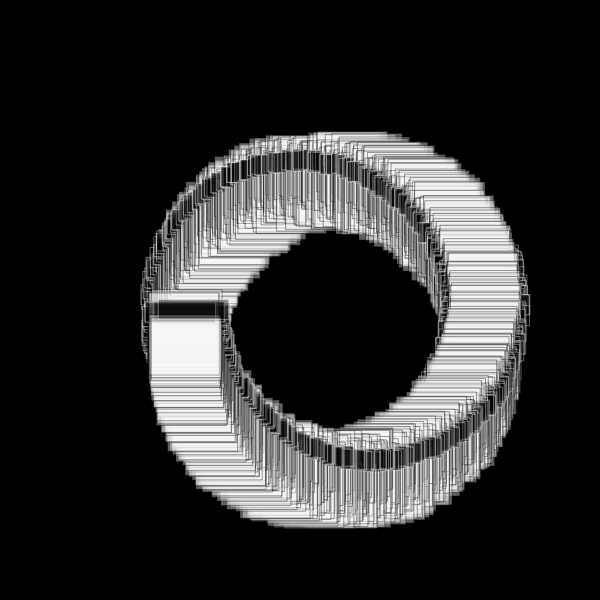
Frame 1 (no input)
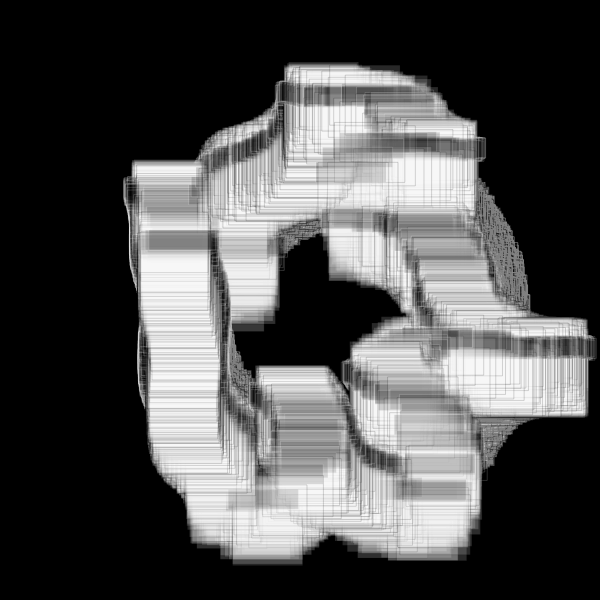
Frame 60 (no input)
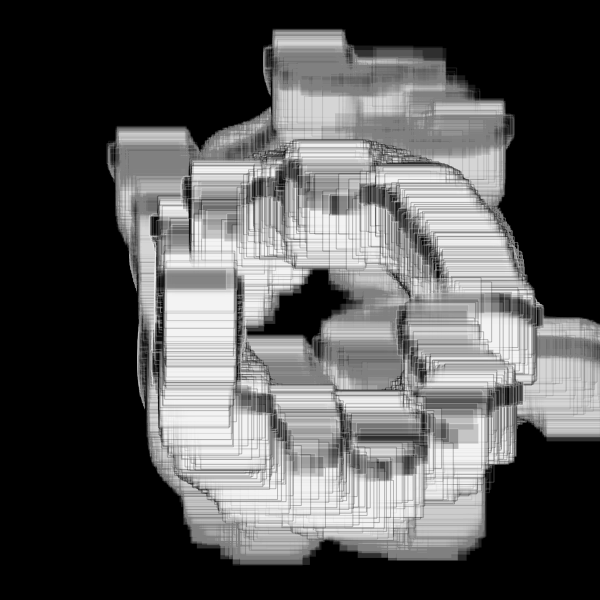
Frame 120 (the mouse pressed at the canvas centre since frame 60)

The p5.js sketch that drew these frames (run headless with seeded random() and noise() and a simulated clock; from frame 60 on, the mouse is pressed at the canvas centre):

// p5.js sketch
// ── sketch.js
/* Forked from  Roni Kaufman
 inspired by https://twitter.com/dmitricherniak/status/1214888292421951488?s=09
Fork and modifications by Nina Lutz
*/

let particles = [];
let circles = [];
let squiggliness = 1/500;
let interval;
let margin = 20;
let theEnd = false;
let r = 150;
let noiseFactor = 10;
let baseHue;

function setup() {

  var canvas;
  if(windowWidth>=600 && windowHeight >=600){
    canvas = createCanvas(600, 600);
  }
  else{
    canvas = createCanvas(windowWidth, windowHeight - 100);
  }

  var x = (windowWidth - width) / 2;
  var y = (windowHeight - height) / 2;

  canvas.position(x, y);

  noStroke();
  
  updateParticles();
    background(0)


  interval = setInterval(updateParticles, 5000);
}

function draw() {
  background(0, 1)
  if (theEnd) {
    noLoop();
  } else {
    for (let p of particles) {
      p.draw();
      p.move();
    }
  }
}

function updateParticles() {
  particles = [];
  let xCenter = width/2;
  let yCenter = height/2;
  let n = r*10;
  for (let i = 0; i < n; i++) {
    let theta = map(i, 0, n, -PI, PI);
    let x_ = xCenter + r*cos(theta);
    let y_ = yCenter + r*sin(theta);
    let s_ = 2;
    let sat_ = random(noiseFactor/100, 200);
    let val_ = random(0, noiseFactor*20);
    particles.push(new Particle(x_, y_, s_, sat_, val_));
  }
  r -= 14;
  noiseFactor += 10;
  baseHue += 0;
  if (r < 20) {
    clearInterval(interval);
    theEnd = true;
  }
}

function Particle(x_, y_, s_, sat_, val_) {
  this.x = x_; // x
  this.y = y_; // y
  this.size = s_; // size
  this.sat = sat_; // saturation
  this.val = val_; // value
  
  this.alpha = 100;
  this.dist = 1.2;
  
  this.move = function() {
    let theta = noise(this.x * squiggliness, this.y * squiggliness)*PI*noiseFactor;
    fill(baseHue%100, this.sat, this.val, this.alpha);
    let v = p5.Vector.fromAngle(theta, this.dist);
    this.x += v.x;
    this.y += v.y;
    //this.dist *= 0.999;
    this.alpha *= 0.985;
    this.size *= 0.985;
  }
  
  this.draw = function() {
    //fill(100, this.alpha);
    fill(0, this.alpha)
    stroke(244, this.alpha)
    rect(this.x + random(-10, 10), this.y + random(-2, 2), 70, 20);
    stroke(0, this.alpha)
    fill(244, this.alpha)
    rect(this.x + random(-2, 2), this.y + random(-20, 20), 70, 60);

  }
}

function intersectsWithOtherCircles(x_, y_, r_) {
  for (let c of circles) {
    if (dist(c.x, c.y, x_, y_) < c.r + r_ + margin) {
      return true;
    }
  }
  circles.push({x: x_, y: y_, r: r_});
  return false;
}
